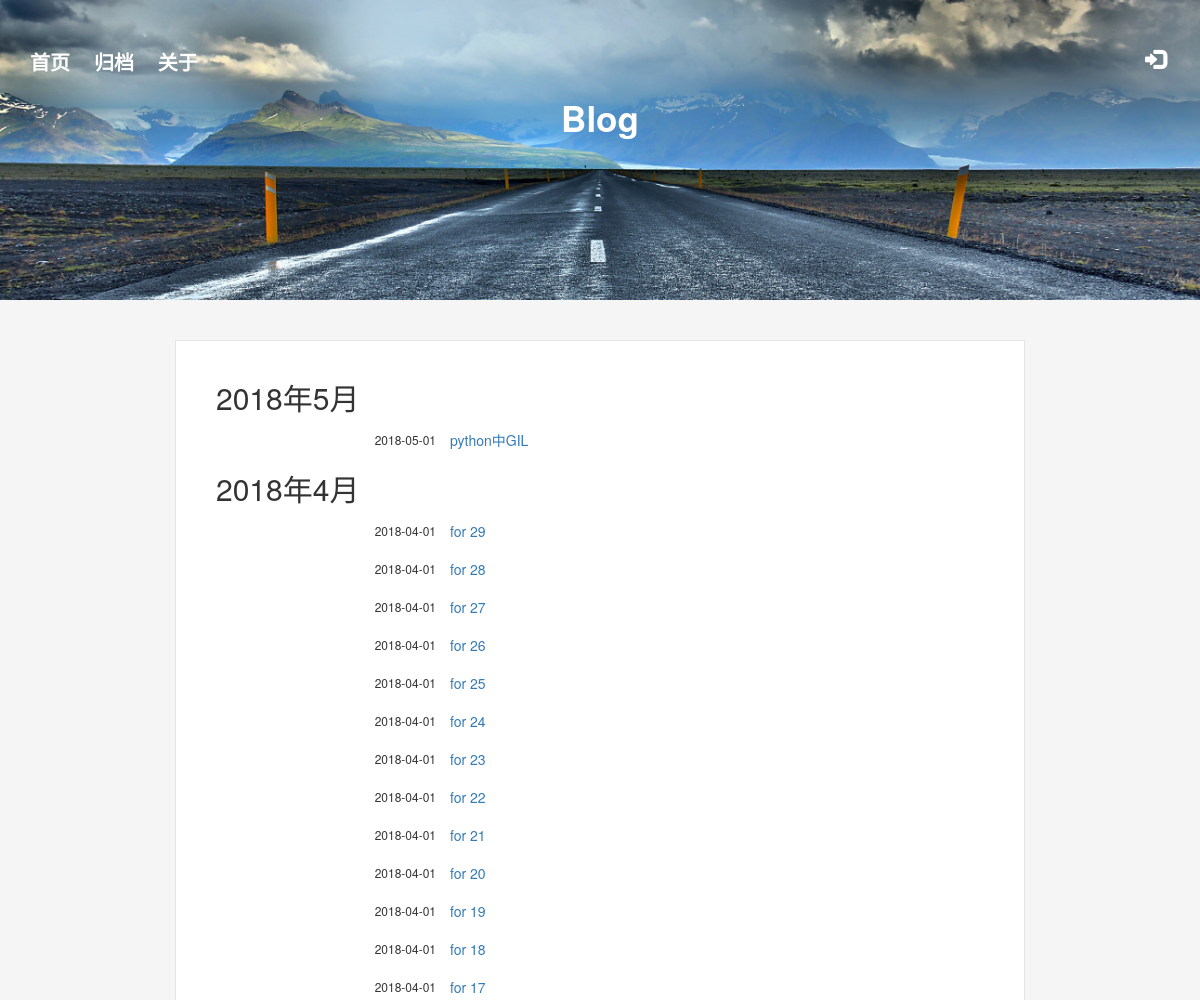
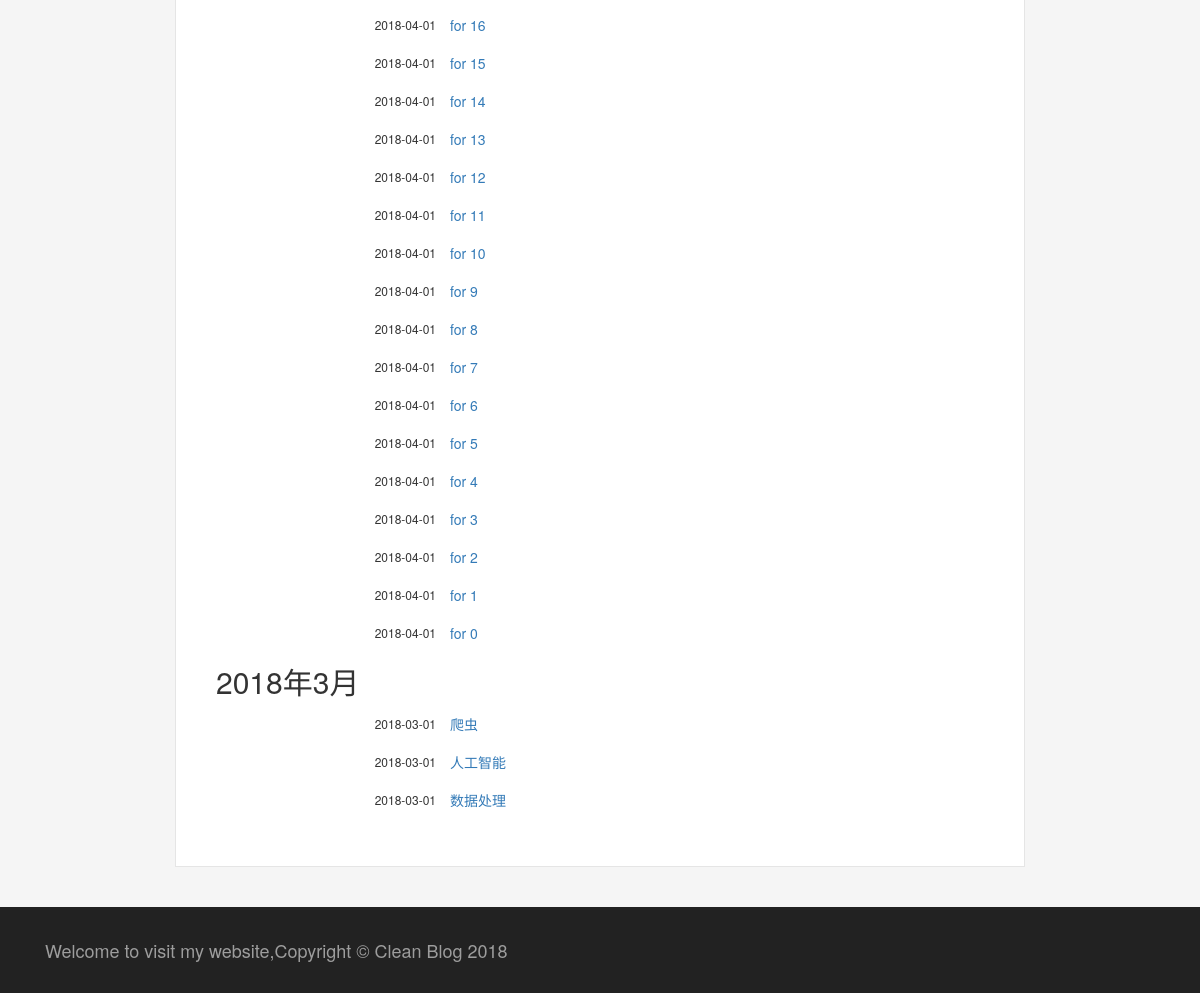
The page /blog/date on the database its author committed (2 pictures, top to bottom).
### blog/models.py (models this page shows, shortened)
class Blog(models.Model, GetReadNum):
    title = models.CharField(max_length=50)
    blog_type = models.ForeignKey(BlogType, on_delete=models.CASCADE)
    content = RichTextUploadingField()
    author = models.ForeignKey(User, on_delete=models.CASCADE)
    read_details = GenericRelation(ReadDetail)
    create_time = models.DateTimeField(auto_now_add=True)
    last_updated_time = models.DateTimeField(auto_now=True)
    class Meta:
        ordering = ["-create_time"]

### blog/views.py (the view)
# urls.py: path("date", views.blogs_with_date, name="blog_with_date"),
def blogs_with_date(request):
    blogs_all_list = Blog.objects.all()
    context = common_data(request, blogs_all_list)
    return render(request, "blog/blogs_with_date.html", context=context)

### blog/templatetags/blog_tags.py (called while the page is built)
@register.filter("time_count")
def Time_count(value):
    return Blog.objects.filter(create_time__year=value.year, create_time__month=value.month)

### blog/templates/blog/blogs_with_date.html (shortened to what this page needs)
{% extends "base.html" %}
{% load static %}
{% load blog_tags %}
{% block header_extends %}
        <link rel="stylesheet" href="{% static "blog/blog_archive.css" %}">
{% endblock %}
{% block content %}
    <div class="archive-container">
        <div class="container archive">
            {% for blog_date in blog_dates %}
                <h2>{{ blog_date.year }}年{{ blog_date.month }}月</h2>
                {% for blog in blog_date|time_count %}
                    <dl class="dl_style">
                        <dt>{{ blog_date|date:"Y-m-d" }}</dt>
                        <dd><a href="{% url "blog:blog_detail" blog.id %}">{{ blog.title  }}</a></dd>
                    </dl>
                {% endfor %}
            {% endfor %}
        </div>
    </div>
{% endblock %}

### templates/base.html (shortened to what this page needs)
{% load static %}
<!DOCTYPE html>
<html lang="zh-CN">
<head>
    <link rel="stylesheet" href="{% static "base.css" %}">
    <link rel="stylesheet" href="{% static "bootstrap-3.3.7/css/bootstrap.min.css" %}">
    {% block header_extends %}{% endblock %}
</head>
<body>
<div class="jumbotron">
    <div class="container">
        <div class="nav-header">
            <div class="nav pull-left">
                <a href="{% url "blog:blog_list" %}">首页</a>
                <a href="{% url "blog:blog_with_date" %}">归档</a>
                 <a href="{% url "blog:about_me" %}">关于</a>
            </div>
            <div class="nav  navbar-right">
                {% if not user.is_authenticated %}
                    <a class="glyphicon glyphicon-log-in" href="{% url "login" %}?from={{ request.get_full_path }}"></a>
                {% endif %}
            </div>
        </div>
        <div class="container header-wrapper ">
            <div class="row">
                <div class="header-content">
                    <div class="header-title">Blog</div>
                </div>
            </div>
        </div>
    </div>
</div>
{% block content %}
{% endblock %}
{% block footer %}
    <footer class="nav navbar-inverse  ">
        <div class="container">
            <p class="m-0  navbar-brand foot">Welcome to visit my website,Copyright &copy; Clean Blog 2018</p>
        </div>
    </footer>
{% endblock %}
</body>
</html>

### static/base.css (style rules this page uses)
body { margin: 0; padding: 0; }
div.jumbotron { background-image: url("../media/back.jpeg"); height: 300px; background-size: cover; background-position: 100% 50%; }
div.pull-left a { color: white; text-decoration: none; font-weight: bold; font-size: 20px; margin-right: 20px; }
div.navbar-right a { color: white; text-decoration: none; font-weight: bold; font-size: 20px; margin-right: 20px; }
.header-content { text-align: center; padding: 25px 0 55px 0 }
.header-title { font-size: 35px; color: #fff; font-weight: 700; }
.header-wrapper { padding-left: 40px; padding-right: 40px; margin-top: 20px; }

### blog/static/blog/blog_archive.css (style rules this page uses)
div.archive-container { margin-top: 40px; margin-bottom: 40px; }
body { background-color: #f5f5f5; }
div.archive-container div.archive { width: 850px; font-size: 14px; line-height: 24px; padding-top: 20px; padding-bottom: 40px; padding-left: 40px; padding-right: 40px; border: 1px solid rgba(0, 0, 0, 0.1); background-color: white; }
dl { display: block; -webkit-margin-before: 1em; -webkit-margin-after: 1em; -webkit-margin-start: 0px; -webkit-margin-end: 0px; }
dt { font-size: 12px; font-weight: 400; line-height: 24px; display: inline; float: left; width: 160px; overflow: hidden; clear: left; text-align: right; text-overflow: ellipsis; white-space: nowrap; margin-left: 5em; }
dd { display: inline; margin-left: 1em; }
p { display: block; -webkit-margin-before: 1em; -webkit-margin-after: 1em; -webkit-margin-start: 0px; -webkit-margin-end: 0px; }

### rows shown on the page
Blog: blog_date "2018-05-01", title "python中GIL"
Blog: create_time "2018-04-01", title "for 29"
Blog: create_time "2018-04-01", title "for 28"
Blog: blog_date "2018-04-01", title "for 27"
Blog: blog_date "2018-04-01", title "for 26"
Blog: blog_date "2018-04-01", title "for 25"
Blog: blog_date "2018-04-01", title "for 24"
Blog: blog_date "2018-04-01", title "for 23"
Blog: blog_date "2018-04-01", title "for 22"
Blog: blog_date "2018-04-01", title "for 21"
Blog: blog_date "2018-04-01", title "for 20"
Blog: blog_date "2018-04-01", title "for 19"
Blog: blog_date "2018-04-01", title "for 18"
Blog: blog_date "2018-04-01", title "for 17"
Blog: blog_date "2018-04-01", title "for 16"
Blog: blog_date "2018-04-01", title "for 15"
Blog: blog_date "2018-04-01", title "for 14"
Blog: blog_date "2018-04-01", title "for 13"
Blog: blog_date "2018-04-01", title "for 12"
Blog: blog_date "2018-04-01", title "for 11"
Blog: blog_date "2018-04-01", title "for 10"
Blog: blog_date "2018-04-01", title "for 9"
Blog: blog_date "2018-04-01", title "for 8"
Blog: blog_date "2018-04-01", title "for 7"
Blog: blog_date "2018-04-01", title "for 6"
Blog: blog_date "2018-04-01", title "for 5"
Blog: blog_date "2018-04-01", title "for 4"
Blog: blog_date "2018-04-01", title "for 3"
Blog: blog_date "2018-04-01", title "for 2"
Blog: blog_date "2018-04-01", title "for 1"
Blog: blog_date "2018-04-01", title "for 0"
Blog: blog_date "2018-03-01", title "爬虫"
Blog: blog_date "2018-03-01", title "人工智能"
Blog: blog_date "2018-03-01", title "数据处理"

### other values the page prints
{{ blog_date.year }} "2018" "2018" "2018"
{{ blog_date.month }} "5" "4" "3"
